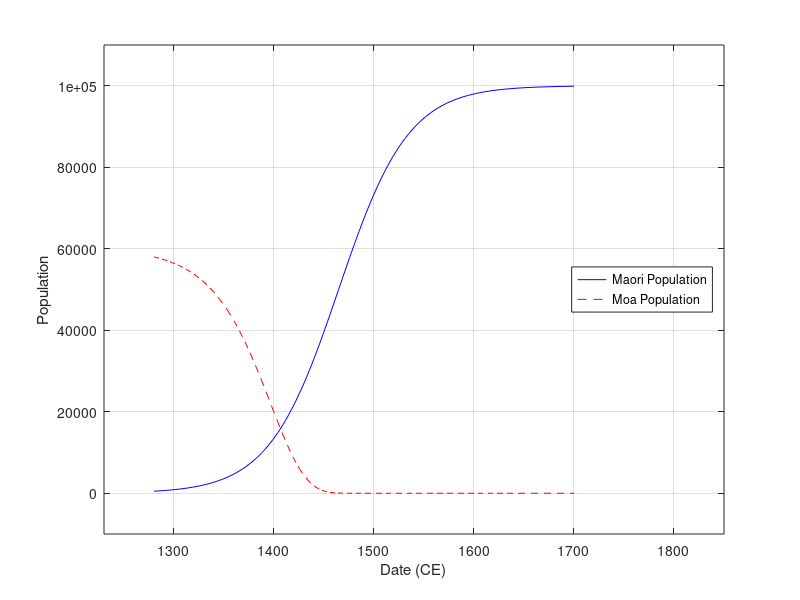

MATLAB code to generate this figure:
clear all;
clc;

p0 = 500;
pf = 100000;
r = 0.0287;
t0 = 1280;
t = [1280:1:1700];
c = 2.03e-6;

p = p0.*exp((r.*(t-t0)))./(p0/pf.*exp((r.*(t-t0)))+1);
b = exp((-c*p0)/r*exp(r*(t-t0)) + c*p0/r + log(58000));



%% Printing Image%%
width = 5;     % Width in inches
height = 3;    % Height in inches
alw = 0.75;    % AxesLineWidth
fsz = 14;      % Fontsize
lw = 1.5;      % LineWidth
msz = 8;       % MarkerSize

figure(1);
pos = get(gcf, 'Position');
set(gcf, 'Position', [pos(1) pos(2) width*100, height*100]); %<- Set size
set(gca,'Fontname','CMU bright','Fontsize',fsz);
plot(t,p,'b-',t,b,'r--');
xlabel('Date (CE)');
ylabel('Population');
%title('Maori Population vs Date');
legend('Maori Population', 'Moa Population',  'Location', 'East');
grid on;
xlim([1230 1850]);
ylim([-10000 110000]);
print(gcf,'maori_moa_pop.png','-dpng','-r300');